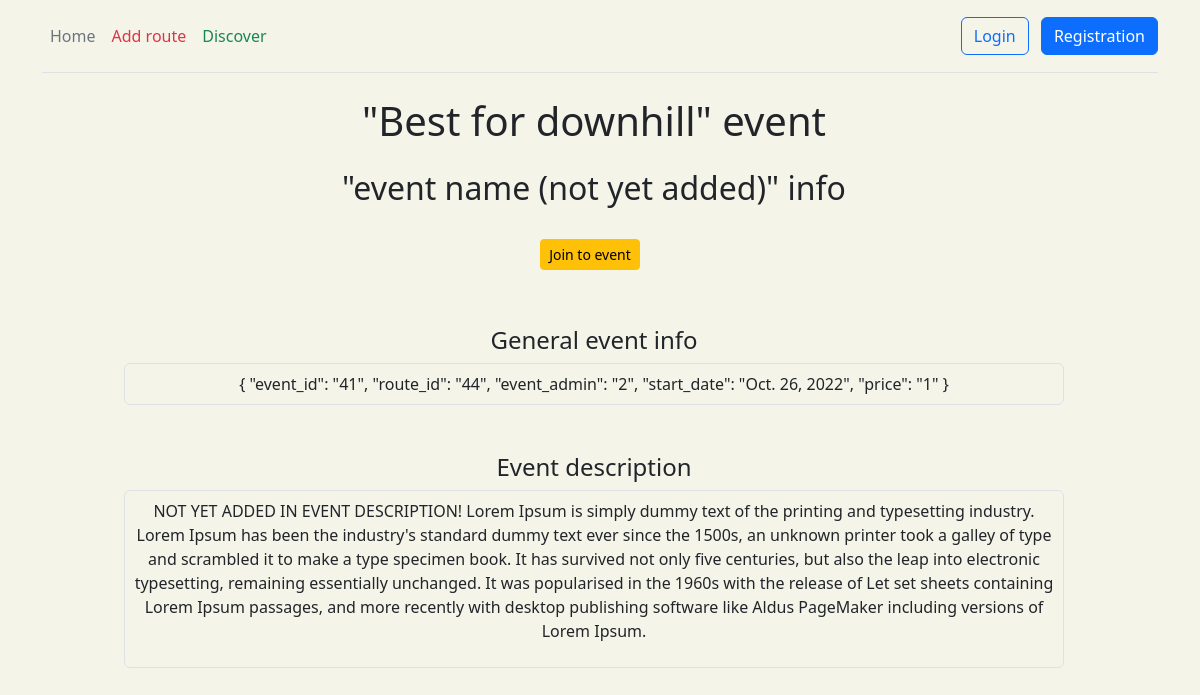
The app's page /route/44/event/41 with its own data.
### route/models.py (models this page shows, shortened)
class Event(models.Model):
    route = models.ForeignKey(Route, on_delete=models.CASCADE, null=True)
    event_admin = models.IntegerField()
    event_users = models.CharField(max_length=50, null=True)
    start_date = models.DateField()
    price = models.IntegerField()
    class Meta:
        verbose_name = 'Event'
        verbose_name_plural = 'Events'

### route/views.py (the view)
# urls.py: path('<int:route_id>/event', views.event, name='event'),
def event(request, route_id, event_id=None):
    if event_id is None:
        return render(request, 'route/event.html', event_func(request, route_id))
    else:
        data = event_func(request, route_id, event_id)
        print(data)
        button = False
        if len(data['result']) > 0:
            if data['result'][0]['event_users_id'] != '':
                pending = data['result'][0]['pending']
                accepted = data['result'][0]['accepted']
                for i in accepted:
                    if request.user.id in i:
                        button = True
                for i in pending:
                    if request.user.id in i:
                        button = True
        return render(request, 'route/event_info.html',
                      {'result': event_func(request, route_id, event_id), 'button': button})

### utils/mongo_utils.py (called while the page is built)
    def __enter__(self):
        CONNECTION_STRING = f"mongodb://{self.username}:{self.password}@{self.hostname}:{self.port}"
        self.client = MongoClient(CONNECTION_STRING)
        self.db = self.client['test']
        return self.db

    def __exit__(self, exc_type, exc_val, exc_tb):
        self.client.close()

### templates/route/event_info.html (shortened to what this page needs)
{% extends 'main/layout.html' %}
{% block content %}
    <div class="container">
        <div class="row">
            <ul class="list-group">
                {% if result.result|length > 0 %}
                    {% for itm in result.result %}
                        <div class="text-center col-md-10 mx-auto">
                            <h1 class="mb-4">"{{ result.result.0.route_name }}" event</h1>
                            <h2 class="mb-4">"event name (not yet added)" info</h2>
                            <div class="mb-5 p-2">
                                {% if request.user.id == itm.event_admin %}
                                    <a href="#"
                                       class="btn btn-sm btn-outline-danger flex-shrink-0 me-2"
                                       style="pointer-events: none">You are admin</a>
                                {% elif button is False %}
                                    <a href="{% url 'route:add_me_to_event' itm.route_id itm.event_id %}"
                                       class="btn btn-sm btn-warning flex-shrink-0 me-2">Join to event</a>
                                {% else %}
                                    <a href="#"
                                       class="btn btn-sm btn-outline-success flex-shrink-0 me-2"
                                       style="pointer-events: none">Joined</a>
                                {% endif %}
                            </div>
                            <h4>General event info</h4>
                            <div class="mb-5 p-2 border rounded">
                                {
                                "event_id": "{{ itm.event_id }}",
                                "route_id": "{{ itm.route_id }}",
                                "event_admin": "{{ itm.event_admin }}",
                                "start_date": "{{ itm.start_date }}",
                                "price": "{{ itm.price }}"
                                }
                            </div>
                            <h4>Event description</h4>
                            <div class="mb-5 p-2 border rounded">
                                <p> NOT YET ADDED IN EVENT DESCRIPTION! Lorem Ipsum is simply dummy text of the printing
                                    and
                                    typesetting industry. Lorem Ipsum has been the industry's standard dummy text ever
                                    since
                                    the 1500s, an unknown printer took a galley of type and scrambled it to make a type
                                    specimen book. It has survived not only five centuries, but also the leap into
                                    electronic typesetting, remaining essentially unchanged. It was popularised in the
                                    1960s with the release of Let set sheets containing Lorem Ipsum passages, and more
                                    recently with desktop publishing software like Aldus PageMaker including versions
                                    of Lorem Ipsum.</p>
                            </div>
                        </div>
                    {% endfor %}
                {% else %}
                    <h3 class="text-center">Event does not exist (event_info tmpl)</h3>
                {% endif %}
            </ul>
        </div>
    </div>
{% endblock %}

### static/main/css/layout.css (style rules this page uses)
body { background-color: #f5f4e9; }

### records on screen
Event: result.0.route_name "Best for downhill", event_id "41", route_id "44", event_admin "2", start_date "Oct. 26, 2022", price "1"
